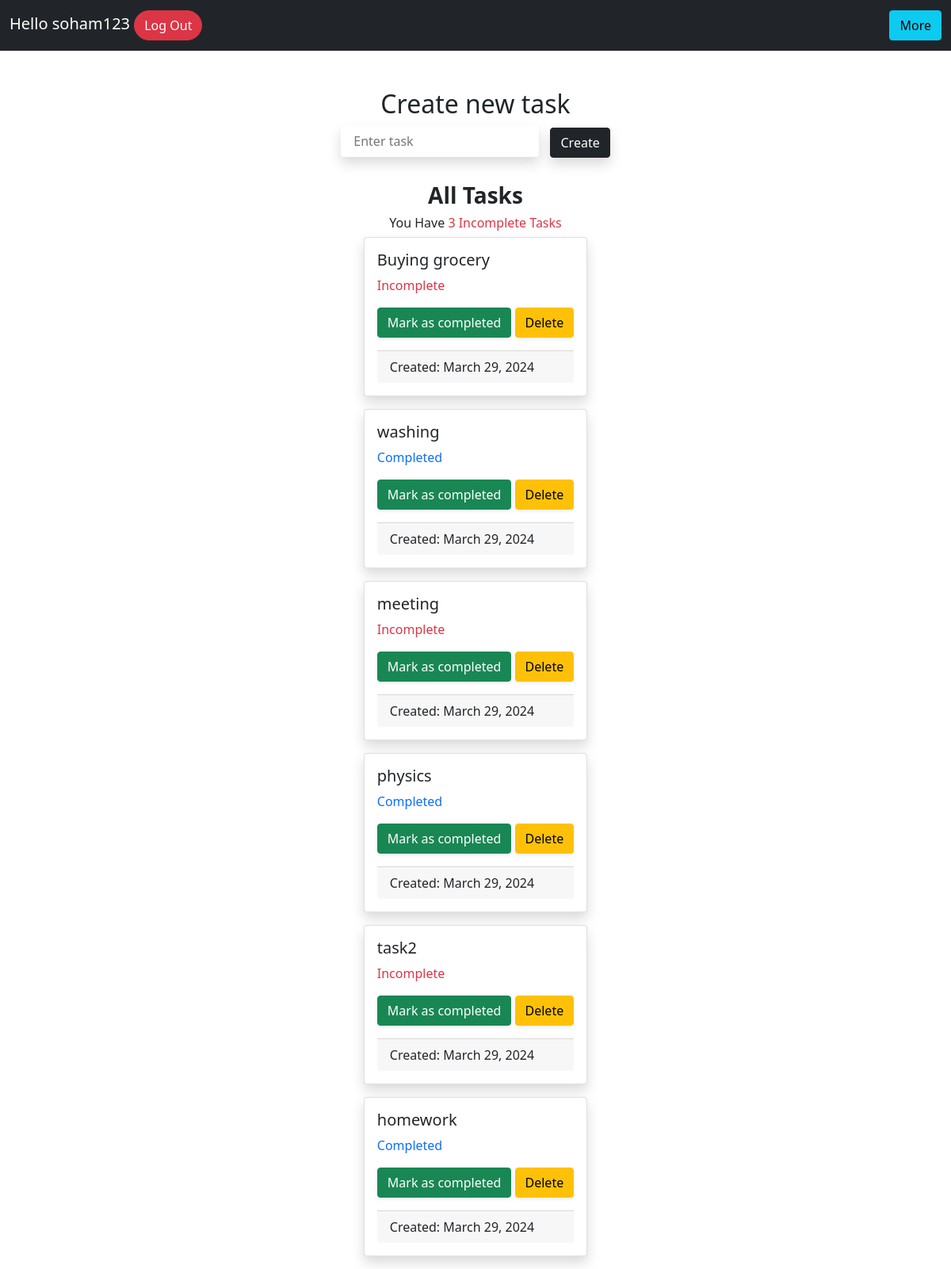
/2/ (signed in), run on the app's committed database.
### todo_app/models.py (models this page shows, shortened)
class Tasklist(models.Model):
    username=models.ForeignKey(User, on_delete=models.CASCADE)
    title= models.CharField(max_length=200,null=False)
    status=models.CharField(max_length=10,default="Incomplete")
    created_on=models.DateField(auto_now_add=True)

### todo_app/views.py (the view)
# urls.py: path('<int:pk>/',views.home, name='home'),
def home(request,pk):
    user=account.objects.filter(pk__contains=pk)
    tasks= Tasklist.objects.filter(username=User.objects.get(pk=pk)).order_by('-id')
    pending=Tasklist.objects.filter(username=User.objects.get(pk=pk),status="Incomplete")
    ptasks=pending.count()
    context={
        'tasks':tasks,
        'ptasks':ptasks
    }
    return render(request,"index.html",context)

### templates/index.html (shortened to what this page needs)
<!DOCTYPE html>
<html>
    <head>
        <link href="https://cdn.jsdelivr.net/npm/bootstrap@5.0.2/dist/css/bootstrap.min.css" rel="stylesheet">
    </head>
    <body>
        {% include "navbar.html" %}
        {% include "createtask.html" %}
        <div class="d-flex justify-content-center flex-column align-items-center">
            <h3 class="fw-bold">All Tasks</h3>
            <h6>You Have <a href="{% url 'pending_tasks' user.pk %}" class="text-decoration-none text-danger"> {{ ptasks }} Incomplete Tasks</a></h6>
            <div>
                {% for task in tasks %}
                <div class="card mb-3 shadow" >
                    <div class="card-body">
                        <h5 class="card-title">{{task.title}}</h5>
                        {% if task.status == "Completed" %}
                            <p class="card-text text-primary">{{ task.status }}</p>
                        {% else %}
                            <p class="card-text text-danger">{{ task.status }}</p>
                        {% endif %}
                        <a href="{% url 'update' task.pk user.pk %}" class="btn btn-success shadow-sm" name="submit" value="">Mark as completed</a>
                        <a href="{% url 'delete_task' task.pk user.pk %}" class="btn btn-warning shadow-sm" name="submit" value="">Delete</a>
                        <div class="card-footer fs-6 mt-3">Created: {{ task.created_on }}</div>
                    </div>
                </div>
                {% endfor %}
            </div>
        </div>
    </body>
</html>

### templates/navbar.html (shortened to what this page needs)
<nav class="navbar navbar-dark bg-dark mb-5 d-flex">
    <div class="container-fluid d-flex">
      <div class="navbar-brand">Hello {{ user.username }}   <a href="/signout" class="btn btn-danger rounded-pill">Log Out</a></div>
        <div class="dropdown">
            <button class="btn btn-info">More</button>
          </div>
    </div>
</nav>

### templates/navbar.html (style rules this page uses)
.dropdown { position: relative; display: inline-block; }

### data on the page
Tasklist: title "Buying grocery", status "Incomplete", created_on "March 29, 2024"
Tasklist: title "washing", status "Completed", created_on "March 29, 2024"
Tasklist: title "meeting", status "Incomplete", created_on "March 29, 2024"
Tasklist: title "physics", status "Completed", created_on "March 29, 2024"
Tasklist: title "task2", status "Incomplete", created_on "March 29, 2024"
Tasklist: title "homework", status "Completed", created_on "March 29, 2024"

### other printed values
{{ user.username }} "soham123"
{{ ptasks }} "3"
